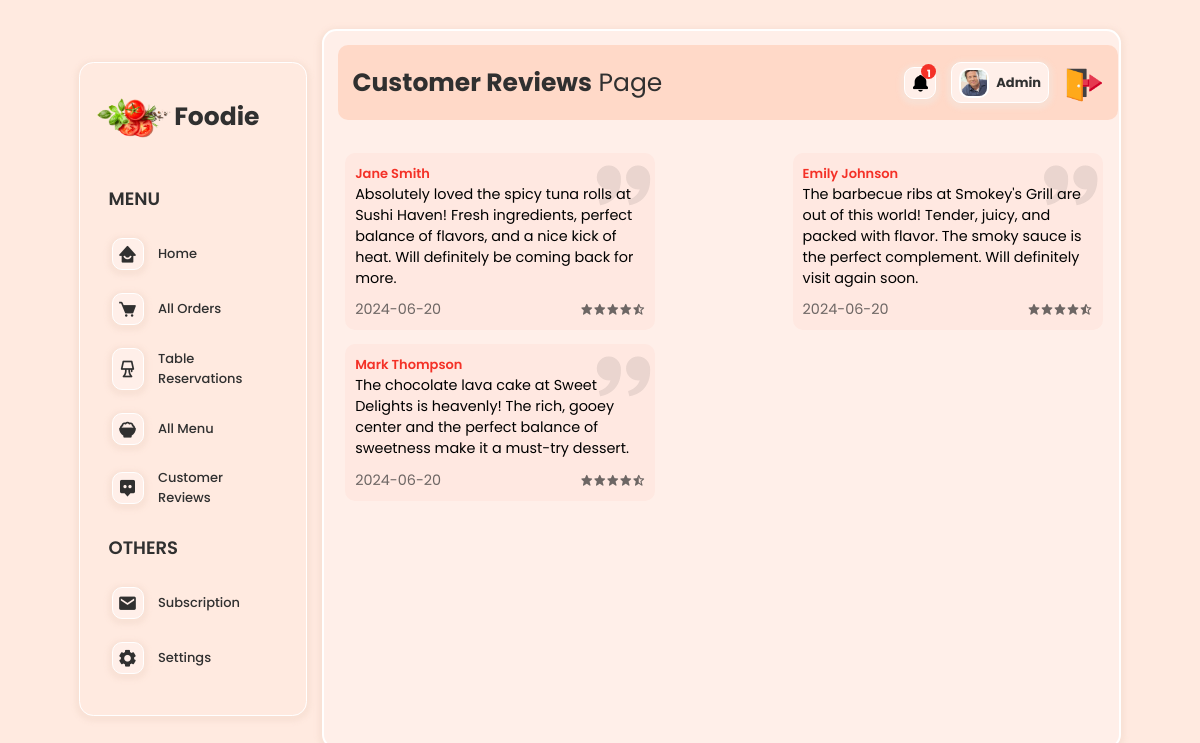
/admin/review.php (signed in), run on the app's committed database.
### tables this page shows
CREATE TABLE `reviews` (
  `id` int(11) NOT NULL,
  `reviewer` varchar(50) NOT NULL,
  `note` varchar(255) NOT NULL,
  `date` date NOT NULL DEFAULT current_timestamp()
);

### app/classes/Order.php (called while the page is built, shortened)
<?php
class Order extends Cart {
    protected $conn;
    public function __construct($conn) {
        $this->conn = $conn;
    }
    public function getNumberOfOrderedOrders() {
        $sql = "SELECT * FROM orders WHERE status='ordered'";
        $stmt = $this->conn->prepare($sql);
        $stmt->execute();
        $result = $stmt->get_result();
        return $result->num_rows;
    }
}

### app/classes/User.php (called while the page is built, shortened)
<?php
class User {
    protected $conn;
    public function __construct($conn) {
        $this->conn = $conn;
    }
    public function adminHeader($username) {
        $sql = "SELECT * FROM admins WHERE username=?";
        $stmt = $this->conn->prepare($sql);
        $stmt->bind_param("i", $username);
        $stmt->execute();
        $result = $stmt->get_result();
        return $result->fetch_assoc();
    }
}

### app/classes/Food.php (called while the page is built, shortened)
<?php
class Food {
    protected $conn;
    public function __construct($conn) {
        $this->conn = $conn;
    }
    public function getReview() {
        $sql = "SELECT * FROM reviews";
        $stmt = $this->conn->prepare($sql);
        $stmt->execute();
        $result = $stmt->get_result();
        return $result->fetch_all(MYSQLI_ASSOC);
    }
}

### admin/review.php (the view, shortened to what this page needs)
<?php
    include 'includes/header.php';
    include '../app/classes/Food.php';
    include '../app/classes/Cart.php';
    include '../app/classes/Order.php';
    $food = new Food($conn);
    $reviews = $food->getReview();
?>
    <div class="adminPage flex">
        <?php include 'includes/sideMenu.php' ?>
        <div class="mainBody">
            <div class="topSection flex">
                <div class="title">
                    <span><strong>Customer Reviews</strong> Page</span>
                </div>
                <?php include 'includes/headerAdmin.php' ?>
            </div>
            <div class="mainBodyContentContainer">
                <div class="reviews flex">
                    <?php foreach($reviews as $review) : ?>
                        <div class="singleReview">
                            <span class="name" style="text-transform:capitalize"><?=$review['reviewer'];?></span>
                            <p><?=$review['note'];?></p>
                            <i class='bx bxs-quote-alt-right quoteIcon'></i>
                            <span class="dateDiv flex">
                                <span class="date"><?=$review['date'];?>
                                </span>
                                <div class="stars flex">
                                    <i class='bx bxs-star icon'></i>
                                    <i class='bx bxs-star icon'></i>
                                    <i class='bx bxs-star icon'></i>
                                    <i class='bx bxs-star icon'></i>
                                    <i class='bx bxs-star-half icon'></i>
                                </div>
                            </span>
                        </div>
                    <?php endforeach ?>
                </div>
            </div>
        </div>
    </div>
<?php include 'includes/footer.php'; ?>

### admin/includes/headerAdmin.php (shortened to what this page needs)
<?php
    include_once '../app/config/config.php';
    include_once '../app/classes/User.php';
    include_once '../app/classes/Cart.php';
    include_once '../app/classes/Order.php';
    $user = new User($conn);
    $order = new Order($conn);
    $admin = $user->adminHeader($_SESSION['username']);
    $numberOfOrders = $order->getNumberOfOrderedOrders();
?>
<div class="adminDiv flex">
    <div class="notDiv">
    <a href="<?=ROOT_URL?>admin/orders.php"><i class='bx bxs-bell icon' title="New Food Order" style="color: black;"></i></a>
        <?php if($numberOfOrders == 0) : ?>
            <span style="display: none"></span>
        <?php else : ?>
            <span class="count"><?=$numberOfOrders?></span>
        <?php endif ?>
    </div>
        <div class="imgDiv flex">
                <img src="<?=ROOT_URL?>public/images/<?=$admin['image'];?>" alt="Account Admin Image">
                <span class="name"><?=$admin['name'];?></small></span>
        </div>
    <a href="logout.php" title="Log Out" ><img src="<?=ROOT_URL?>public/images/logout.png" alt="" style="width: 40px; transform: translateY(5px);"></a>
</div>

### public/css/styles.css (style rules this page uses)
* { padding: 0; margin: 0; box-sizing: border-box; font-family: "Poppins", sans-serif; }
:root { --primaryColor: #f43127; --secondaryColor: #ffd9c8; --thirdColor: #ffe8e1; --forthColor: #fff1ed; --cardColor: #ffefe9; --LocColor: #f0e2df; --bgColor: #ffeae0; --smallSize: 13px; --normalSize: 18px; --mediumSize: 25px; --largeSize: 35px; --textColor: rgb(48, 48, 48); --whiteColor: hsl(0, 0%, 100%); --borderRadius: 10px; --boxShadow: 0 2px 4px 4px #f8e0d4d7; --greyColor: rgb(180, 180, 180); --greenColor: rgb(56, 223, 56); --yellowColor: rgb(255, 170, 0); }
body { background: var(--bgColor); }
html { font-size: 90%; scroll-behavior: smooth; }
a { text-decoration: none; cursor: pointer; }
.flex { display: flex; align-items: center; }
img { height: auto; width: 100%; }
p { font-family: "Poppins", sans-serif; }
.icon { font-size: 20px; cursor: pointer; }

### data on the page
reviews: reviewer "Jane Smith", note "Absolutely loved the spicy tuna rolls at Sushi Haven! Fresh ingredients, perfect balance of flavors, and a nice kick of heat. Will definitely be coming back for more.", date "2024-06-20"
reviews: reviewer "Emily Johnson", note "The barbecue ribs at Smokey's Grill are out of this world! Tender, juicy, and packed with flavor. The smoky sauce is the perfect complement. Will definitely visit again soon.", date "2024-06-20"
reviews: reviewer "Mark Thompson", note "The chocolate lava cake at Sweet Delights is heavenly! The rich, gooey center and the perfect balance of sweetness make it a must-try dessert.", date "2024-06-20"

### other printed values
$numberOfOrders "1"
$admin['name'] "Admin"
